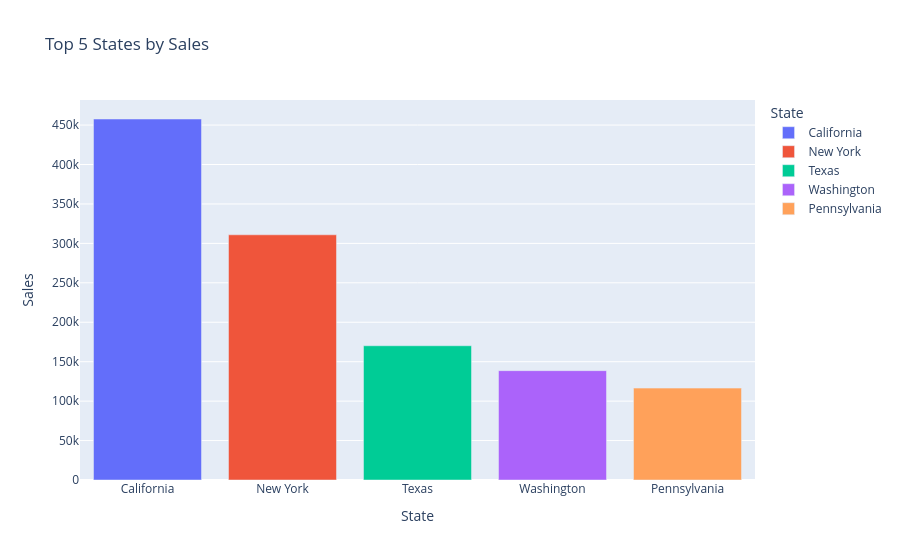

Notebook code cell kept with this figure:
### Code cell
top_states=df.groupby("State")["Sales"].sum().sort_values(ascending=False).head(5).reset_index()

fig=px.bar(top_states,
           x="State",
           y="Sales",
           title="Top 5 States by Sales",
           color="State")
fig.show()

### Figure 1 — Plotly figure (JSON) as saved in the notebook; plotly's stock layout.template omitted (floating-point values rounded to 4 significant figures)
{"data": [{"hovertemplate": "State=%{x}<br>Sales=%{y}<extra></extra>", "legendgroup": "California", "marker": {"color": "#636efa", "pattern": {"shape": ""}}, "name": "California", "orientation": "v", "showlegend": true, "textposition": "auto", "type": "bar", "x": ["California"], "xaxis": "x", "y": [457700.0], "yaxis": "y"}, {"hovertemplate": "State=%{x}<br>Sales=%{y}<extra></extra>", "legendgroup": "New York", "marker": {"color": "#EF553B", "pattern": {"shape": ""}}, "name": "New York", "orientation": "v", "showlegend": true, "textposition": "auto", "type": "bar", "x": ["New York"], "xaxis": "x", "y": [310900.0], "yaxis": "y"}, {"hovertemplate": "State=%{x}<br>Sales=%{y}<extra></extra>", "legendgroup": "Texas", "marker": {"color": "#00cc96", "pattern": {"shape": ""}}, "name": "Texas", "orientation": "v", "showlegend": true, "textposition": "auto", "type": "bar", "x": ["Texas"], "xaxis": "x", "y": [170200.0], "yaxis": "y"}, {"hovertemplate": "State=%{x}<br>Sales=%{y}<extra></extra>", "legendgroup": "Washington", "marker": {"color": "#ab63fa", "pattern": {"shape": ""}}, "name": "Washington", "orientation": "v", "showlegend": true, "textposition": "auto", "type": "bar", "x": ["Washington"], "xaxis": "x", "y": [138600.0], "yaxis": "y"}, {"hovertemplate": "State=%{x}<br>Sales=%{y}<extra></extra>", "legendgroup": "Pennsylvania", "marker": {"color": "#FFA15A", "pattern": {"shape": ""}}, "name": "Pennsylvania", "orientation": "v", "showlegend": true, "textposition": "auto", "type": "bar", "x": ["Pennsylvania"], "xaxis": "x", "y": [116500.0], "yaxis": "y"}], "layout": {"barmode": "relative", "legend": {"title": {"text": "State"}, "tracegroupgap": 0}, "title": {"text": "Top 5 States by Sales"}, "xaxis": {"anchor": "y", "categoryarray": ["California", "New York", "Texas", "Washington", "Pennsylvania"], "categoryorder": "array", "domain": [0, 1], "title": {"text": "State"}}, "yaxis": {"anchor": "x", "domain": [0, 1], "title": {"text": "Sales"}}}}
